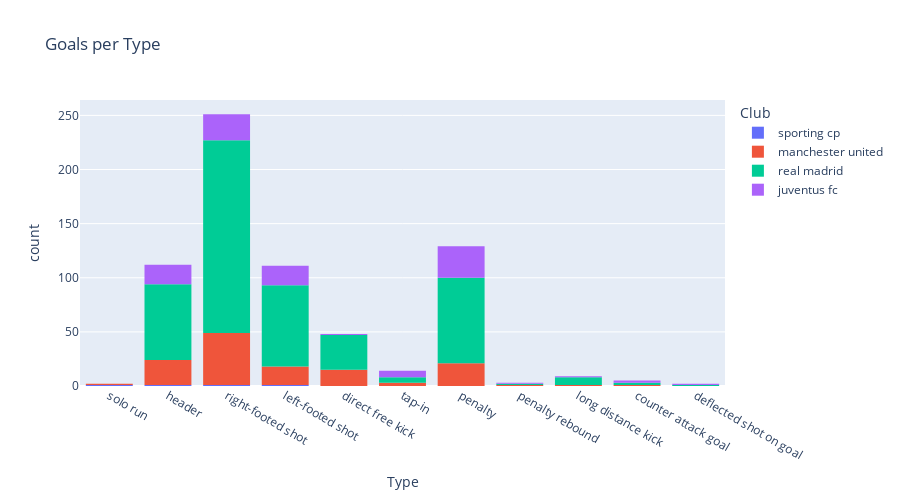

Here is the notebook cell this chart was saved with:
### Markdown cell above
# Number of total career goals scored by team and competition
Most of his goals in the UEFA Champions League were scored during his time with Read Madrid.

### Code cell
px.histogram(
    cr7_df,
    x='Type',
    title="Goals per Type",
    log_x=False,
    log_y=False,
    #symbol='title',
    #markers=True,
    #width=800, 
    height=500,
    color='Club',
    hover_name='Club',
    hover_data=['Playing_Position','Competition','Season','Club'])

### Figure 1 — Plotly figure (JSON) as saved in the notebook; plotly's stock layout.template omitted (floating-point values rounded to 4 significant figures; data arrays with more than 128 entries replaced by an {"elided": "..."} marker saying what was removed)
{"data": [{"alignmentgroup": "True", "bingroup": "x", "hovertemplate": "Club=sporting cp<br>Type=%{x}<br>count=%{y}<extra></extra>", "legendgroup": "sporting cp", "marker": {"color": "#636efa", "pattern": {"shape": ""}}, "name": "sporting cp", "offsetgroup": "sporting cp", "orientation": "v", "showlegend": true, "type": "histogram", "x": ["solo run", "header", "right-footed shot", "left-footed shot", null], "xaxis": "x", "yaxis": "y"}, {"alignmentgroup": "True", "bingroup": "x", "hovertemplate": "Club=manchester united<br>Type=%{x}<br>count=%{y}<extra></extra>", "legendgroup": "manchester united", "marker": {"color": "#EF553B", "pattern": {"shape": ""}}, "name": "manchester united", "offsetgroup": "manchester united", "orientation": "v", "showlegend": true, "type": "histogram", "x": {"elided": "145 str values"}, "xaxis": "x", "yaxis": "y"}, {"alignmentgroup": "True", "bingroup": "x", "hovertemplate": "Club=real madrid<br>Type=%{x}<br>count=%{y}<extra></extra>", "legendgroup": "real madrid", "marker": {"color": "#00cc96", "pattern": {"shape": ""}}, "name": "real madrid", "offsetgroup": "real madrid", "orientation": "v", "showlegend": true, "type": "histogram", "x": {"elided": "450 str values"}, "xaxis": "x", "yaxis": "y"}, {"alignmentgroup": "True", "bingroup": "x", "hovertemplate": "Club=juventus fc<br>Type=%{x}<br>count=%{y}<extra></extra>", "legendgroup": "juventus fc", "marker": {"color": "#ab63fa", "pattern": {"shape": ""}}, "name": "juventus fc", "offsetgroup": "juventus fc", "orientation": "v", "showlegend": true, "type": "histogram", "x": ["tap-in", "left-footed shot", "left-footed shot", "left-footed shot", "tap-in", "penalty", "right-footed shot", "right-footed shot", "tap-in", "left-footed shot", "penalty", "penalty", "header", "right-footed shot", "penalty", "header", "penalty", "right-footed shot", "header", "header", "right-footed shot", "header", "header", "penalty", "header", "header", "left-footed shot", "header", "left-footed shot", "penalty", "header", "right-footed shot", "right-footed shot", "penalty", "penalty", "tap-in", "right-footed shot", "right-footed shot", "left-footed shot", "header", "right-footed shot", "penalty", "left-footed shot", "penalty", "deflected shot on goal", "right-footed shot", "left-footed shot", "right-footed shot", "penalty", "penalty", "right-footed shot", "penalty", "tap-in", "penalty", "penalty", "long distance kick", "direct free kick", "left-footed shot", "penalty", "penalty", "penalty", "counter attack goal", "right-footed shot", "penalty", "left-footed shot", "right-footed shot", "penalty", "header", "right-footed shot", "penalty", "right-footed shot", "right-footed shot", "right-footed shot", "left-footed shot", "right-footed shot", "penalty", "penalty", "penalty", "penalty", "header", "left-footed shot", "right-footed shot", "left-footed shot", "right-footed shot", "tap-in", "penalty", "left-footed shot", "left-footed shot", "header", "header", "right-footed shot", "counter attack goal", "header", "penalty", "left-footed shot", "header", "right-footed shot", "penalty", "header", "left-footed shot", "penalty rebound"], "xaxis": "x", "yaxis": "y"}], "layout": {"barmode": "relative", "height": 500, "legend": {"title": {"text": "Club"}, "tracegroupgap": 0}, "title": {"text": "Goals per Type"}, "xaxis": {"anchor": "y", "domain": [0, 1], "title": {"text": "Type"}}, "yaxis": {"anchor": "x", "domain": [0, 1], "title": {"text": "count"}}}}
